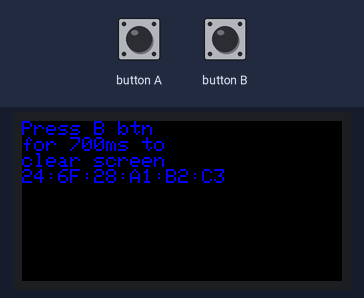
The program below on a simulated ESP32. On the bench: 160×80 colour display. The inputs (shaded band) are chosen by the test bench. Nothing arrives over Bluetooth unless stated; what the program prints to the serial monitor is not drawn.

Above: at 1.3 s.
1.4 s: button A pressed for 0.15 s
At 2.4 s:
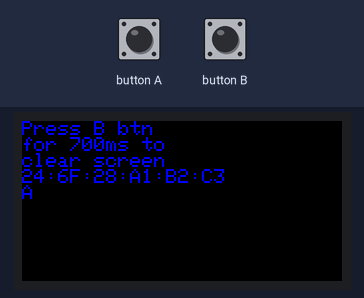
3.0 s: button B pressed for 0.15 s
At 3.7 s:
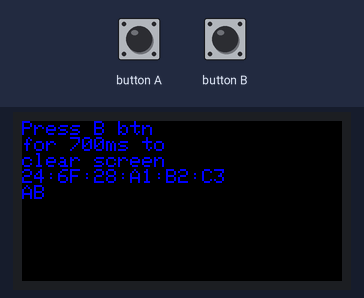
4.6 s: button A pressed for 1 s
At 6.1 s:
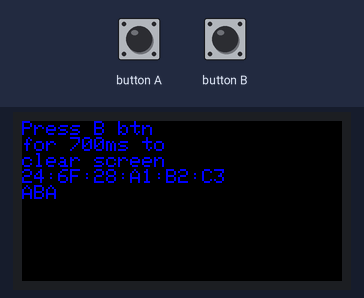
7.1 s: button A pressed for 0.15 s
At 8.0 s:
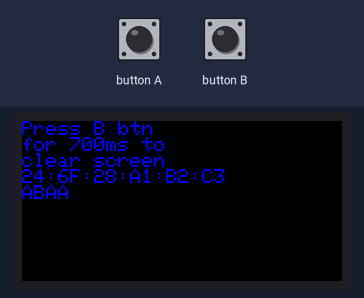
8.7 s: button B pressed for 1 s
At 10.5 s:
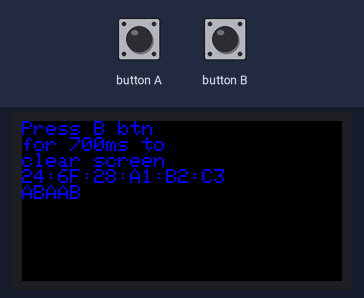
11.2 s: button B pressed for 0.15 s
At 12.3 s:
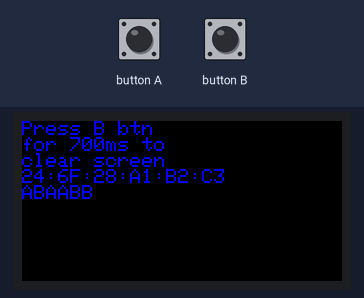
Timing chart, 0 to 13.8 s (numbered marks = the images above; inputs shaded):
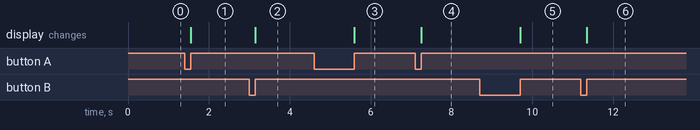

Measured:
- after the input at 1.4 s, the display: changes after 0.15 s (image 1)
- after the input at 3.0 s, the display: changes after 0.15 s (image 2)
- after the input at 4.6 s, the display: changes after 1.0 s (image 3)
- after the input at 7.1 s, the display: changes after 0.15 s (image 4)
- after the input at 8.7 s, the display: changes after 1.0 s (image 5)
- after the input at 11.2 s, the display: changes after 0.15 s (image 6)

The program:

main.cpp
```cpp
#include <M5StickC.h>
#include "BluetoothSerial.h"
BluetoothSerial SerialBT;

String name = "Naoya's M5StickC"; // デバイス名を設定，適宜変更

void setup() {
    M5.begin();  // M5StickCの初期化
    M5.Lcd.setTextSize(1);              // フォントサイズ
    M5.Lcd.setTextColor(BLUE);          // フォントカラー
    M5.Lcd.setRotation(3);              // 画面の向き
    M5.Lcd.println("Press B btn");      // LCDに表示して改行
    M5.Lcd.println("for 700ms to");
    M5.Lcd.println("clear screen");
    Serial.begin(115200);

    // Bluetooth接続開始
    SerialBT.begin(name); // 接続名を指定して初期化。
    // MACアドレスの取得と表示
    uint8_t macBT[6];
    esp_read_mac(macBT, ESP_MAC_BT);  // MACアドレス取得
    M5.Lcd.printf("%02X:%02X:%02X:%02X:%02X:%02X\r\n", macBT[0], macBT[1], macBT[2], macBT[3], macBT[4], macBT[5]);
    Serial.print("BLE mode");
    SerialBT.printf("BLE started\n");
}


void loop() {
    M5.update();  // M5StickCの状態を取得

    if (M5.BtnA.wasReleased()) {            // Aボタンが押されたら
        M5.Lcd.print('A');                  // LCDにAを表示
        Serial.print("A");                  // Aをシリアルプリント
        SerialBT.printf("A\n");             // BLEでAを送信
    }
    else if (M5.BtnB.wasReleased()) {       // Bボタンが押されたら
        M5.Lcd.print('B');                  // LCDにBを表示
        Serial.print("B");                  // Bをシリアルプリント
        SerialBT.printf("B\n");             // BLEでBを送信
    }
    else if (M5.BtnB.wasReleasefor(700)) {  // Bボタンが700ms以上押されたら
        M5.Lcd.fillScreen(BLACK);           // LCDを黒で塗りつぶす
        M5.Lcd.setCursor(0, 0);             // カーソルを初期位置に移動
        Serial.println("\nCleared");        // Clearedをシリアルプリント
        SerialBT.printf("Cleared\n");       // BLEでClearedを送信
    }
}
```
